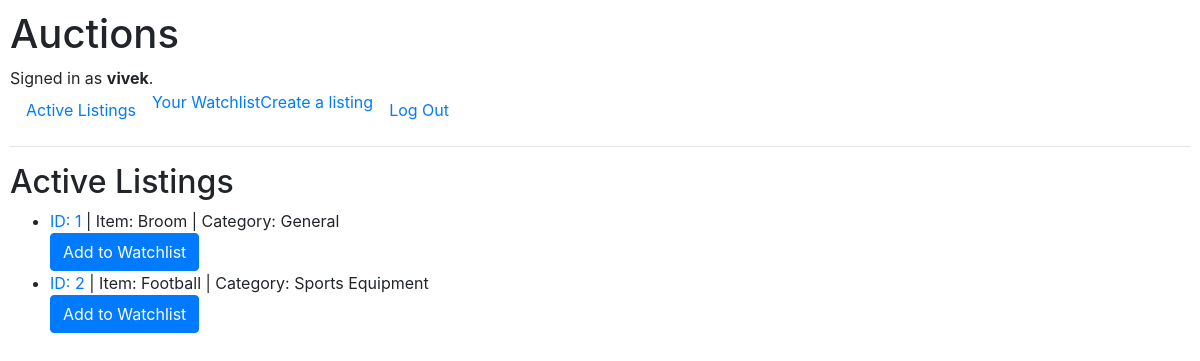
Screenshot of / (signed in) with the database file from the repository.
### auctions/models.py (models this page shows, shortened)
class User(AbstractUser):
    user_name = models.BigAutoField(primary_key=True)

class Listing(models.Model):
    listing_id = models.BigAutoField(primary_key=True)
    auction_item = models.CharField(max_length=64)
    price = models.IntegerField()
    category = models.CharField(max_length=64, default="General")
    active_status = models.BooleanField(default=True)
    photo_url  = models.ImageField(upload_to="Product_Images", default="abcd.jpg")

### auctions/views.py (the view)
# urls.py: path("", views.index, name="index"),
def index(request):
    return render(request, "auctions/index.html", {
        "listings": Listing.objects.all()
    })

### auctions/templates/auctions/index.html (shortened to what this page needs)
{% extends "auctions/layout.html" %} {% block body %}
<h2>Active Listings</h2>
<ul>
  {% for listing in listings %}
  <li>
    <a href="{% url 'auction' listing.listing_id %}"
      >ID: {{ listing.listing_id }}</a
    >
    | Item: {{ listing.auction_item }} | Category: {{ listing.category }}
  </li>
  <form action="{% url 'add_watchlist' listing.listing_id %}" method="post">
    <button type="submit" class="btn btn-primary">Add to Watchlist</button>
  </form>
  {% empty %}
  <li>No active listings available.</li>
  {% endfor %}
</ul>
{% endblock %}

### auctions/templates/auctions/layout.html (shortened to what this page needs)
{% load static %}
<!DOCTYPE html>
<html lang="en">
  <head>
    <link
      rel="stylesheet"
      href="https://stackpath.bootstrapcdn.com/bootstrap/4.4.1/css/bootstrap.min.css"
    />
    <link href="{% static 'auctions/styles.css' %}" rel="stylesheet" />
  </head>
  <body>
    <h1>Auctions</h1>
    <div>
      {% if user.is_authenticated %} Signed in as
      <strong>{{ user.username }}</strong>. {% else %} Not signed in. {% endif
      %}
    <ul class="nav">
      <li class="nav-item">
        <a class="nav-link" href="{% url 'index' %}">Active Listings</a>
      </li>
      {% if user.is_authenticated %}
      <li>
        <a href="{% url 'see_watchlist' user.username %}">Your Watchlist</a>
      </li>
      <li>
        <a href="{% url 'create_auction' user.username %}">Create a listing</a>
      </li>
      <li class="nav-item">
        <a class="nav-link" href="{% url 'logout' %}">Log Out</a>
      </li>
      {% endif %}
    </ul>
    <hr />
    {% block body %}{% endblock %}
  </body>
</html>

### auctions/static/auctions/styles.css (style rules this page uses)
body { padding: 10px; }

### rows the page displays
User: username "vivek"
Listing: listing_id "1", auction_item "Broom", category "General"
Listing: listing_id "2", auction_item "Football", category "Sports Equipment"
